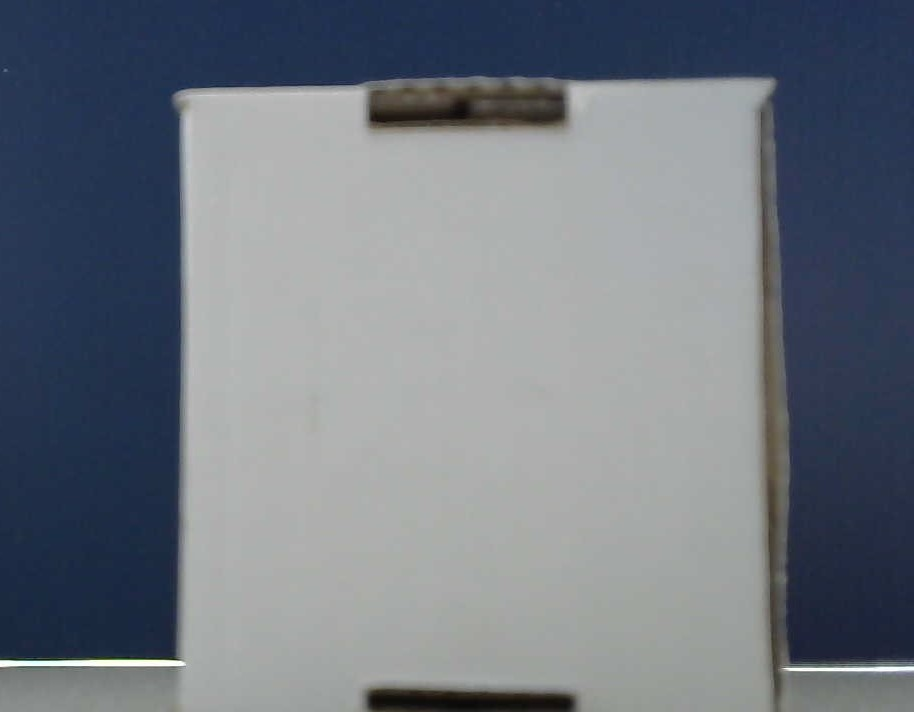
#> input picture software/core/frame/C4.jpg, 914 x 712 px
$ python -i keypoint.py   (imports and definitions only)
#> lines starting #> are read from the running program, lines starting #| are printed output that depends on the picture; after the words box and inside, x2 and y2 are one past the last pixel; in counts of white or black regions, pixels touching at a corner belong together
#> further down, picture is the input picture: shape (712, 914, 3); mean B, G, R 129, 119.6, 112.8
import cv2 as cv
import numpy as np
import matplotlib.pyplot as plt
import os
import scipy.signal as sp
import scipy.ndimage
import math
path = os.path.dirname(__file__)
seuil = 30
def getdistance(frame):
    ddepth = cv.CV_64F
    greyscale = cv.cvtColor(frame, cv.COLOR_BGR2GRAY)
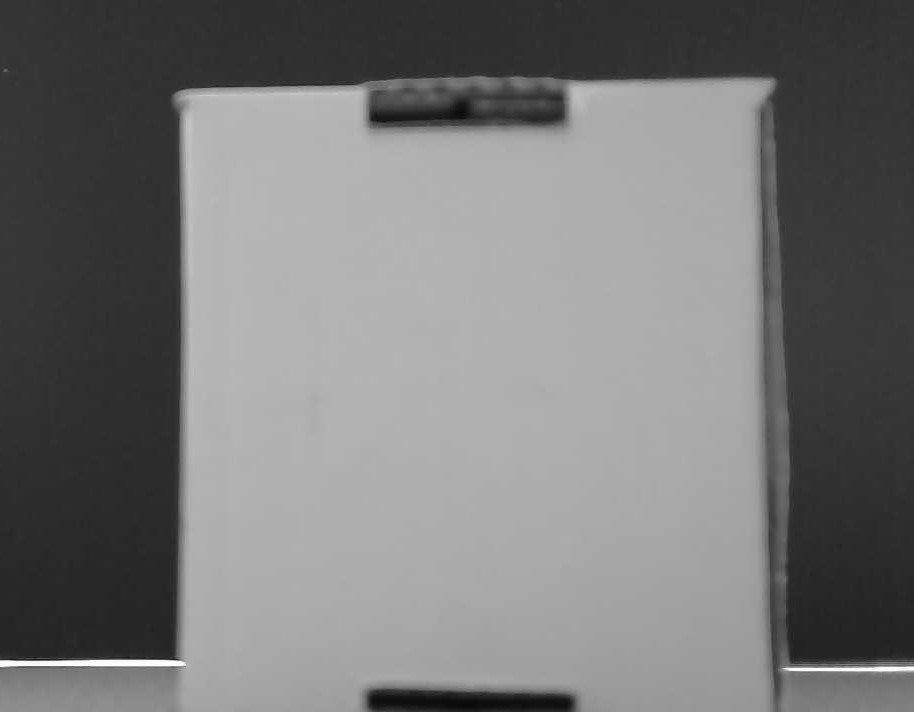
#> greyscale: shape (712, 914); min 10, max 255, mean 118.7
    ret, frame = cv.threshold(greyscale, 30, 255, cv.THRESH_BINARY_INV)
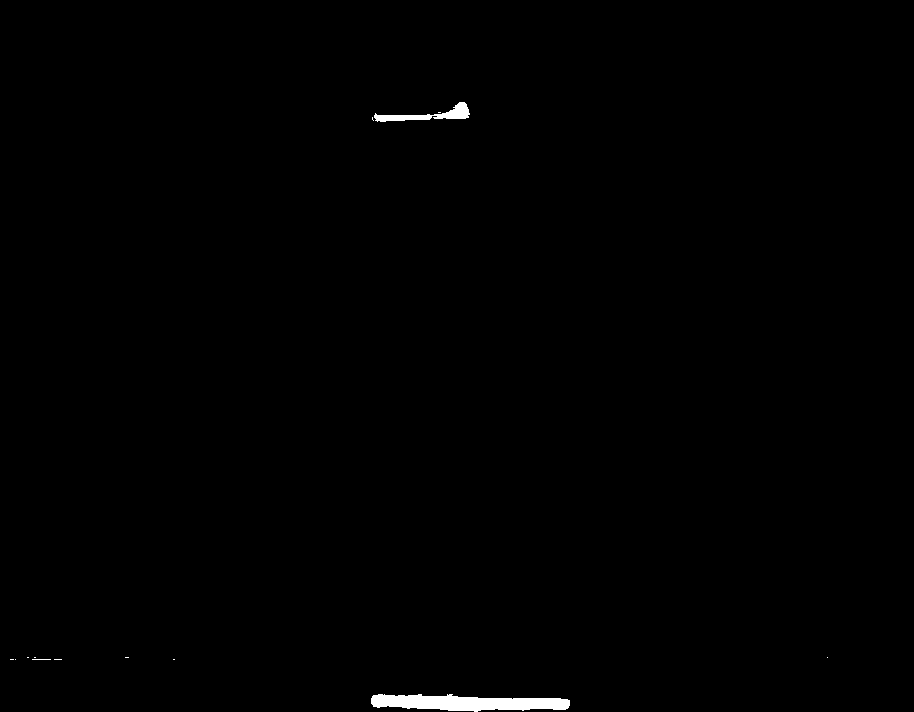
#> frame: shape (712, 914); 0.49% white; 13 white regions (11 under 20 px), largest, box (x1, y1, x2, y2) and area: (371, 694, 570, 712) 2489, (374, 102, 470, 122) 678
    sobel = cv.Sobel(frame, ddepth, 1, 1, ksize=3)

    xstart = 100000
    ystart = 100000
    xend = 0
    yend = 0

    for i in range(2,sobel.shape[0]):
        for j in range(2,sobel.shape[1]):
            if math.isclose(sobel[i][j],255):
                if xend <i :
                    xend = i
                if yend <j :
                    yend = j
                if xstart >i :
                    xstart = i
                if ystart > j :
                    ystart = j
#> after the loop, xend = 710; xstart = 101; yend = 828; ystart = 9


    # [4 lines of commented-out code are left out]
    dist = math.dist([ystart,xstart],[yend,xend])
#> dist = 1020.6
    return dist


# [7 lines of commented-out code are left out]

>>> import cv2
>>> picture = cv2.imread('C4.jpg')
>>> result = getdistance(picture)
#> result = 1020.6
